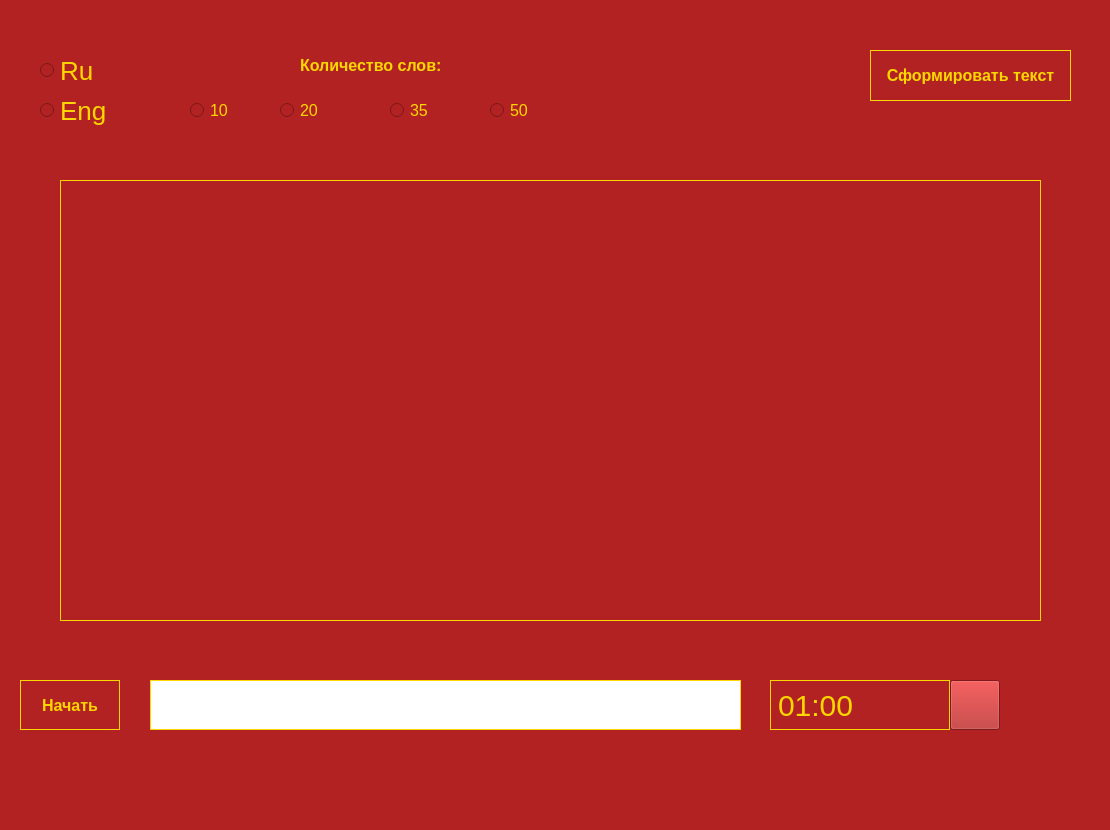
<?xml version="1.0" encoding="UTF-8"?>
<ui version="4.0">
 <class>MainWindow</class>
 <widget class="QMainWindow" name="MainWindow">
  <property name="geometry">
   <rect>
    <x>0</x>
    <y>0</y>
    <width>1110</width>
    <height>830</height>
   </rect>
  </property>
  <property name="minimumSize">
   <size>
    <width>1110</width>
    <height>830</height>
   </size>
  </property>
  <property name="maximumSize">
   <size>
    <width>1110</width>
    <height>830</height>
   </size>
  </property>
  <property name="windowTitle">
   <string>MainWindow</string>
  </property>
  <property name="styleSheet">
   <string notr="true">background: #B22222;</string>
  </property>
  <widget class="QWidget" name="centralwidget">
   <widget class="QRadioButton" name="radioButton">
    <property name="geometry">
     <rect>
      <x>40</x>
      <y>50</y>
      <width>141</width>
      <height>41</height>
     </rect>
    </property>
    <property name="styleSheet">
     <string notr="true">font-size: 26px; color: #FFD700;</string>
    </property>
    <property name="text">
     <string>Ru</string>
    </property>
    <attribute name="buttonGroup">
     <string notr="true">language_group</string>
    </attribute>
   </widget>
   <widget class="QRadioButton" name="radioButton_2">
    <property name="geometry">
     <rect>
      <x>40</x>
      <y>90</y>
      <width>141</width>
      <height>41</height>
     </rect>
    </property>
    <property name="styleSheet">
     <string notr="true">font-size: 26px; color: #FFD700;</string>
    </property>
    <property name="text">
     <string>Eng</string>
    </property>
    <attribute name="buttonGroup">
     <string notr="true">language_group</string>
    </attribute>
   </widget>
   <widget class="QPushButton" name="form_text_button">
    <property name="geometry">
     <rect>
      <x>870</x>
      <y>50</y>
      <width>201</width>
      <height>51</height>
     </rect>
    </property>
    <property name="styleSheet">
     <string notr="true">QPushButton {
    border: 1px solid gold;
    background: none;
    color: gold;
	font-size: 16px;
	font-family: 'gilroy';
	font-weight: 900;
}
QPushButton:hover {
    background: gold;
    color: white;
} </string>
    </property>
    <property name="text">
     <string>Сформировать текст</string>
    </property>
   </widget>
   <widget class="QLabel" name="label">
    <property name="geometry">
     <rect>
      <x>300</x>
      <y>50</y>
      <width>161</width>
      <height>31</height>
     </rect>
    </property>
    <property name="styleSheet">
     <string notr="true">color: gold;
font-size: 16px; font-weight: 900;</string>
    </property>
    <property name="text">
     <string>Количество слов:</string>
    </property>
   </widget>
   <widget class="QRadioButton" name="radioButton_3">
    <property name="geometry">
     <rect>
      <x>190</x>
      <y>100</y>
      <width>95</width>
      <height>20</height>
     </rect>
    </property>
    <property name="styleSheet">
     <string notr="true">font-size: 16px; color: gold;</string>
    </property>
    <property name="text">
     <string>10</string>
    </property>
    <attribute name="buttonGroup">
     <string notr="true">count_group</string>
    </attribute>
   </widget>
   <widget class="QRadioButton" name="radioButton_4">
    <property name="geometry">
     <rect>
      <x>490</x>
      <y>100</y>
      <width>95</width>
      <height>20</height>
     </rect>
    </property>
    <property name="styleSheet">
     <string notr="true">font-size: 16px; color: gold;</string>
    </property>
    <property name="text">
     <string>50</string>
    </property>
    <attribute name="buttonGroup">
     <string notr="true">count_group</string>
    </attribute>
   </widget>
   <widget class="QRadioButton" name="radioButton_5">
    <property name="geometry">
     <rect>
      <x>390</x>
      <y>100</y>
      <width>95</width>
      <height>20</height>
     </rect>
    </property>
    <property name="styleSheet">
     <string notr="true">font-size: 16px; color: gold;</string>
    </property>
    <property name="text">
     <string>35</string>
    </property>
    <attribute name="buttonGroup">
     <string notr="true">count_group</string>
    </attribute>
   </widget>
   <widget class="QRadioButton" name="radioButton_6">
    <property name="geometry">
     <rect>
      <x>280</x>
      <y>100</y>
      <width>95</width>
      <height>20</height>
     </rect>
    </property>
    <property name="styleSheet">
     <string notr="true">font-size: 16px; color: gold;</string>
    </property>
    <property name="text">
     <string>20</string>
    </property>
    <attribute name="buttonGroup">
     <string notr="true">count_group</string>
    </attribute>
   </widget>
   <widget class="QLabel" name="timer_label">
    <property name="geometry">
     <rect>
      <x>770</x>
      <y>680</y>
      <width>180</width>
      <height>50</height>
     </rect>
    </property>
    <property name="styleSheet">
     <string notr="true">font-size: 30px; border:  1px solid gold; color: gold;</string>
    </property>
    <property name="text">
     <string>01:00</string>
    </property>
   </widget>
   <widget class="QLabel" name="error_label">
    <property name="geometry">
     <rect>
      <x>870</x>
      <y>110</y>
      <width>201</width>
      <height>16</height>
     </rect>
    </property>
    <property name="styleSheet">
     <string notr="true">color: gold; font-weight: bold; font-size: 14px;</string>
    </property>
    <property name="text">
     <string/>
    </property>
   </widget>
   <widget class="QTextEdit" name="text_field">
    <property name="geometry">
     <rect>
      <x>60</x>
      <y>180</y>
      <width>981</width>
      <height>441</height>
     </rect>
    </property>
    <property name="styleSheet">
     <string notr="true">color: gold; font-size: 28px; border: 1px solid gold;</string>
    </property>
   </widget>
   <widget class="QPushButton" name="start_button">
    <property name="geometry">
     <rect>
      <x>20</x>
      <y>680</y>
      <width>100</width>
      <height>50</height>
     </rect>
    </property>
    <property name="styleSheet">
     <string notr="true">QPushButton {
    border: 1px solid gold;
    background: none;
    color: gold;
	font-size: 16px;
	font-family: 'gilroy';
	font-weight: 900;
}
QPushButton:hover {
    background: gold;
    color: white;
} </string>
    </property>
    <property name="text">
     <string>Начать</string>
    </property>
   </widget>
   <widget class="QPushButton" name="button_reset">
    <property name="geometry">
     <rect>
      <x>950</x>
      <y>680</y>
      <width>50</width>
      <height>50</height>
     </rect>
    </property>
    <property name="styleSheet">
     <string notr="true">QPushButton{
	color: gold;
	font-weight: 900;
}

QPushButtpon: hover{
	color: white;
}</string>
    </property>
    <property name="text">
     <string/>
    </property>
   </widget>
   <widget class="QTextEdit" name="area_for_typing">
    <property name="geometry">
     <rect>
      <x>150</x>
      <y>680</y>
      <width>591</width>
      <height>50</height>
     </rect>
    </property>
    <property name="styleSheet">
     <string notr="true">background: white;
border: 1px solid gold;
font-size: 30px; 
font-weight: 900;</string>
    </property>
   </widget>
  </widget>
  <widget class="QStatusBar" name="statusbar"/>
 </widget>
 <resources/>
 <connections/>
 <buttongroups>
  <buttongroup name="language_group"/>
  <buttongroup name="count_group"/>
 </buttongroups>
</ui>
